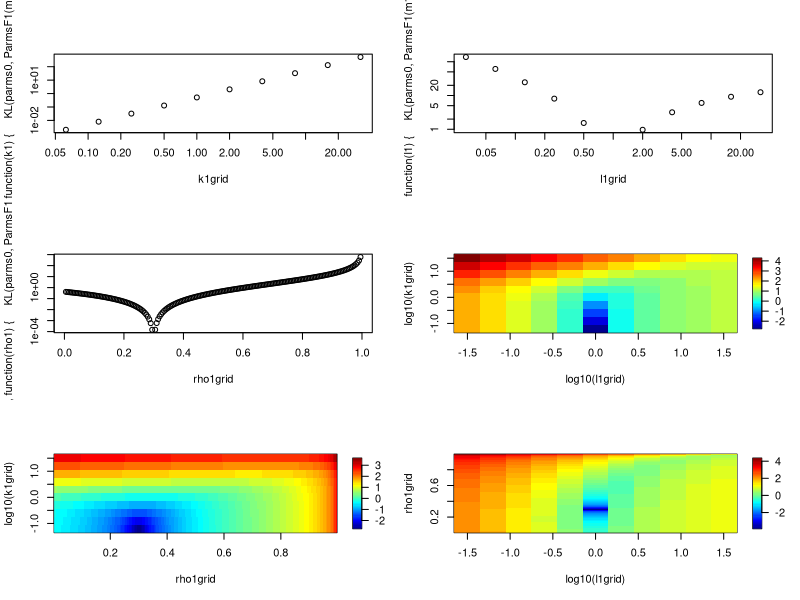

The R script that drew this image:
# KL divergence btw F0 and F1

rm(list=ls())
library(nlme); library(flexmix); library(fields)

# Functions
KL <- function(parms1, parms2){
  invSigma2 <- solve(parms2$Sigma)
  0.5*(log(det(parms2$Sigma)/det(parms1$Sigma)) - d + sum(diag(invSigma2%*%parms1$Sigma)) +
         t(parms2$mu-parms1$mu)%*%invSigma2%*%(parms2$mu-parms1$mu))[1, 1]
}

# Contamination parms: F1
ParmsF1 <- function(m1, k1, l1, rho1){
  d <- length(m1)
  mu1 <- k1*m1
  sigmaSq1 <- l1*sigmaSq0
  Sigma1 <- diag(sqrt(sigmaSq1)) %*% toeplitz(rho1^(0:(d-1))) %*% diag(sqrt(sigmaSq1))
  return(list(mu1=mu1, Sigma1=Sigma1))
}


# Dims
d <- 10

# Null parms: F0
mu0 <- rep(0, d)
sigmaSq0 <- (1:d); sigmaSq0 <- sigmaSq0 / mean(sigmaSq0)
rho0 <- 0.3
Sigma0 <- diag(sqrt(sigmaSq0)) %*% toeplitz(rho0^(0:(d-1))) %*% diag(sqrt(sigmaSq0))
parms0 <- list(mu=mu0, Sigma=Sigma0)

# # Null (null) parms: F0
# mu0 <- rep(0, d)
# sigmaSq0 <- rep(1, d)
# rho0 <- 0
# Sigma0 <- diag(sqrt(sigmaSq0)) %*% toeplitz(rho0^(0:(d-1))) %*% diag(sqrt(sigmaSq0))
# parms0 <- list(mu=mu0, Sigma=Sigma0)

# Contamination
m1 <- rep(1/sqrt(d), d)
KL(parms1=parms0, parms2=ParmsF1(m1, 1, 1, 0.5))

par(mfrow=c(3, 2))
k1grid <- 2^(-4:5); 
plot(k1grid, sapply(k1grid, function(k1){KL(parms0, ParmsF1(m1, k1, 1, rho0))}), log='xy')
l1grid <- 2^(-5:5); 
plot(l1grid, sapply(l1grid, function(l1){KL(parms0, ParmsF1(m1, 0, l1, rho0))}), log='xy')
rho1grid <- seq(0.005, 0.995, by=0.005); 
plot(rho1grid, sapply(rho1grid, function(rho1){KL(parms0, ParmsF1(m1, 0, 1, rho1))}), log='y')

KLk1l1 <- sapply(k1grid, function(k1){sapply(l1grid, function(l1){KL(parms0, ParmsF1(m1, k1, l1, rho0))})})
image.plot(log10(l1grid), log10(k1grid), log10(KLk1l1))
KLk1rho1 <- sapply(k1grid, function(k1){sapply(rho1grid, function(rho1){KL(parms0, ParmsF1(m1, k1, 1, rho1))})})
image.plot(rho1grid, log10(k1grid), log10(KLk1rho1))
KLrho1l1 <- sapply(rho1grid, function(rho1){sapply(l1grid, function(l1){KL(parms0, ParmsF1(m1, 0, l1, rho1))})})
KLrho1l1[KLrho1l1==0] <- NA
image.plot(log10(l1grid), rho1grid, log10(KLrho1l1))
